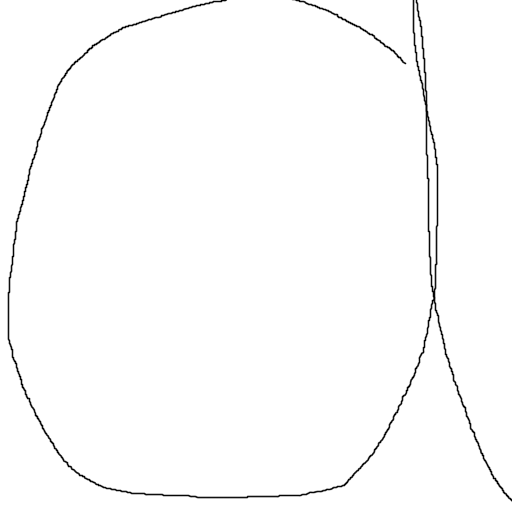
#> input picture a_test.png, 512 x 512 px
$ python main.py
#> lines starting #> are read from the running program, lines starting #| are printed output that depends on the picture
import pandas as pd
from PIL import Image
from sklearn import linear_model
from sklearn.preprocessing import StandardScaler
import numpy as np
import os
import csv

lettres = ['A','B','F','G','H','J','K','L']
lettres1 = ['A','B','F','G']
lettres2 = ['A','B','H','J']
lettres3 = ['A','F','H','K']
sides = 512

"""
fichiers = os.listdir('./lettres')
datas = []
for i in fichiers:
    docs = os.listdir(f'./lettres/{i}')
    for j in docs :
        datas.append(f'./lettres/{i}/{j}')

print(datas)

"""
def resizer(img):
    L = []
    for i in range(0,512,64):
        for j in range (0,512,64):
            L.append(img.crop((i,j,i+64,j+64)))
    return L


def get_points(sides,img):
    points = pd.DataFrame(columns=['x', 'y'])
    for i in range(sides):
        for j in range(sides):
            if img.getpixel((i, j)) < 128:
                points.loc[len(points)] = [i, 63 - j]
    return points

def regression(points):

    X = points[['x']]
    if X.shape[0] == 0:
        return 0
    Y = points[['y']]

    regr = linear_model.LinearRegression()

    regr.fit(X, Y)

    print("Coefficients: \n", regr.coef_)

    return float(regr.coef_.ravel()[0])

def writing_csv(data, nom_csv):
    with open(nom_csv, "a", newline="") as f:
        writer = csv.writer(f)
        writer.writerow(data)

def lettre_bin(lettre):
    ajout = []
    if lettre in lettres1:
        ajout.append(0)
    else:
        ajout.append(1)
    if lettre in lettres2:
        ajout.append(0)
    else:
        ajout.append(1)
    if lettre in lettres3:
        ajout.append(0)
    else:
        ajout.append(1)
    return ajout


nom_csv = 'result.csv'

"""
for img in L:
    points = get_points(64)
    all_coefs.append(regression(points))
    writing_csv(all_coefs,csv)"""
"""
i,j = 0,0
for images in datas:
    print(i)
    i+=1
    img =Image.open(images).convert('L')
    L = resizer(img)
    all_coefs= []
    for img in L:
        print(j)
        j+=1
        points = get_points(64,img)
        a = regression(points)
        b = (2*a)/(1+a**2)
        c = (1-a**2)/(1+a**2)
        all_coefs.append(b)
        all_coefs.append(c)
    if images[10].upper() in lettres:
        all_coefs += lettre_bin(images[10].upper())
    else:
        all_coefs += lettre_bin(images[12].upper())
    writing_csv(all_coefs,nom_csv)
"""

images = 'a_test.png'
img =Image.open(images).convert('L')
L = resizer(img)
#> after the loop in resizer, `for i in range(0,512,64):`: L = 64 items
#> L = 64 items
all_coefs= []
for img in L:
    img.show()
    points = get_points(64,img)
    a = regression(points)
    b = (2*a)/(1+a**2)
    c = (1-a**2)/(1+a**2)
    print(a)
    print(b)
    all_coefs.append(b)
    all_coefs.append(c)
#> this loop made 64 passes
#> (points, a, b, c) on passes 1, 11, 12, 13, 14, 15, 18, 19, 20, 21, 22, 23: (table of 0 rows and 2 columns, 0, 0, 1), (table of 0 rows and 2 columns, 0, 0, 1), (table of 0 rows and 2 columns, 0, 0, 1), (table of 0 rows and 2 columns, 0, 0, 1), (table of 0 rows and 2 columns, 0, 0, 1), (table of 0 rows and 2 columns, 0, 0, 1), (table of 0 rows and 2 columns, 0, 0, 1), (table of 0 rows and 2 columns, 0, 0, 1), (table of 0 rows and 2 columns, 0, 0, 1), (table of 0 rows and 2 columns, 0, 0, 1), (table of 0 rows and 2 columns, 0, 0, 1), (table of 0 rows and 2 columns, 0, 0, 1)
#> (points, Y in regression, a, b, c) on passes 2 to 7: (table of 85 rows and 2 columns, table of 85 rows and 1 columns, 2.54, 0.682, -0.731), (table of 90 rows and 2 columns, table of 90 rows and 1 columns, 3.57, 0.519, -0.855), (table of 77 rows and 2 columns, table of 77 rows and 1 columns, 4.97, 0.387, -0.922), (table of 71 rows and 2 columns, table of 71 rows and 1 columns, 11.23, 0.177, -0.984), (table of 82 rows and 2 columns, table of 82 rows and 1 columns, -3.88, -0.484, -0.875), (table of 112 rows and 2 columns, table of 112 rows and 1 columns, -1.9, -0.823, -0.568)
#> (printed output is left out)
#> pass 2, `img.show()`:
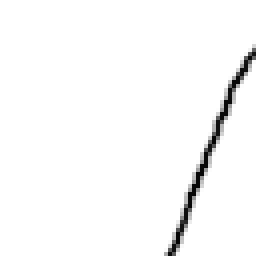
#> shown: PIL image 64x64 L (shown 4 times larger); min 5, max 255, mean 249.1
#> after the loop, all_coefs = 128 values, max 1 at index 1, min -1 at index 104, mean 0.27
if "A"in lettres:
    all_coefs += lettre_bin("A")
#> all_coefs = 131 values, max 1 at index 1, min -1 at index 104, mean 0.264
else:
    all_coefs += lettre_bin(images[12])
print(all_coefs)
#> (printed output is left out)
print(len(all_coefs))
#| 131
